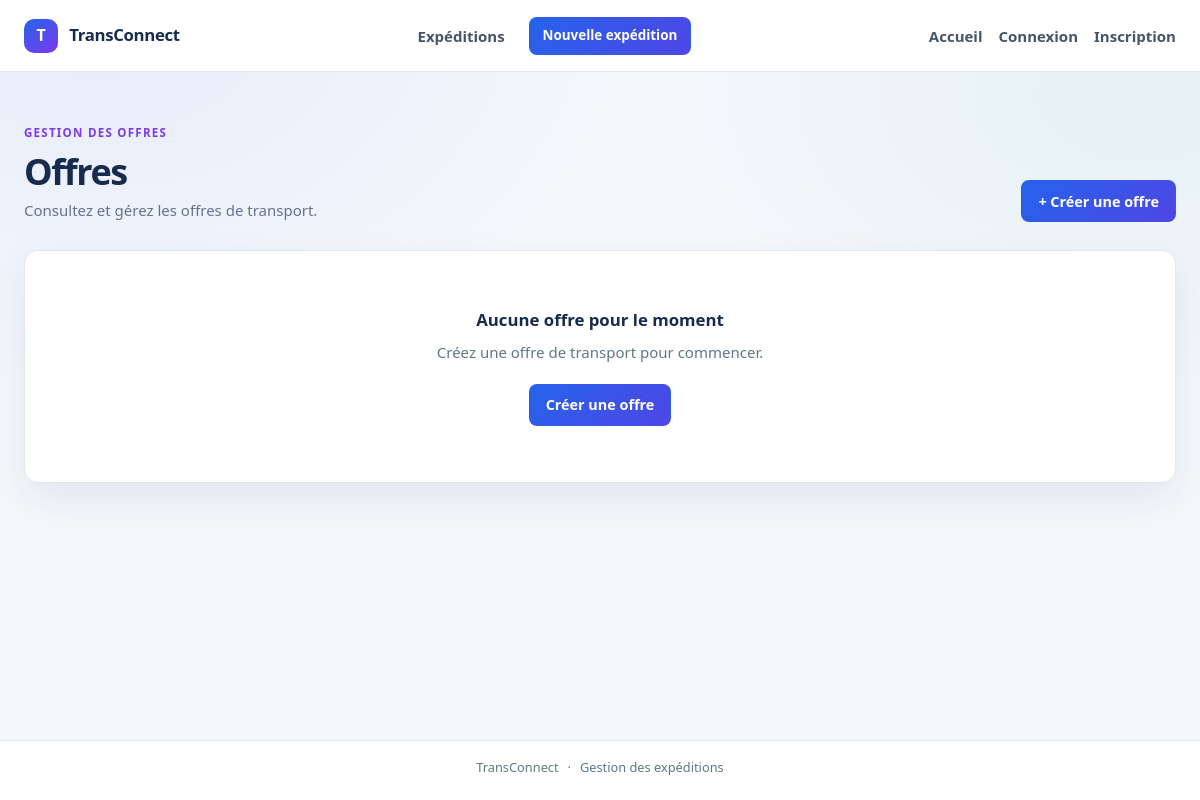
/offres/, run on an earlier commit of the app's database.
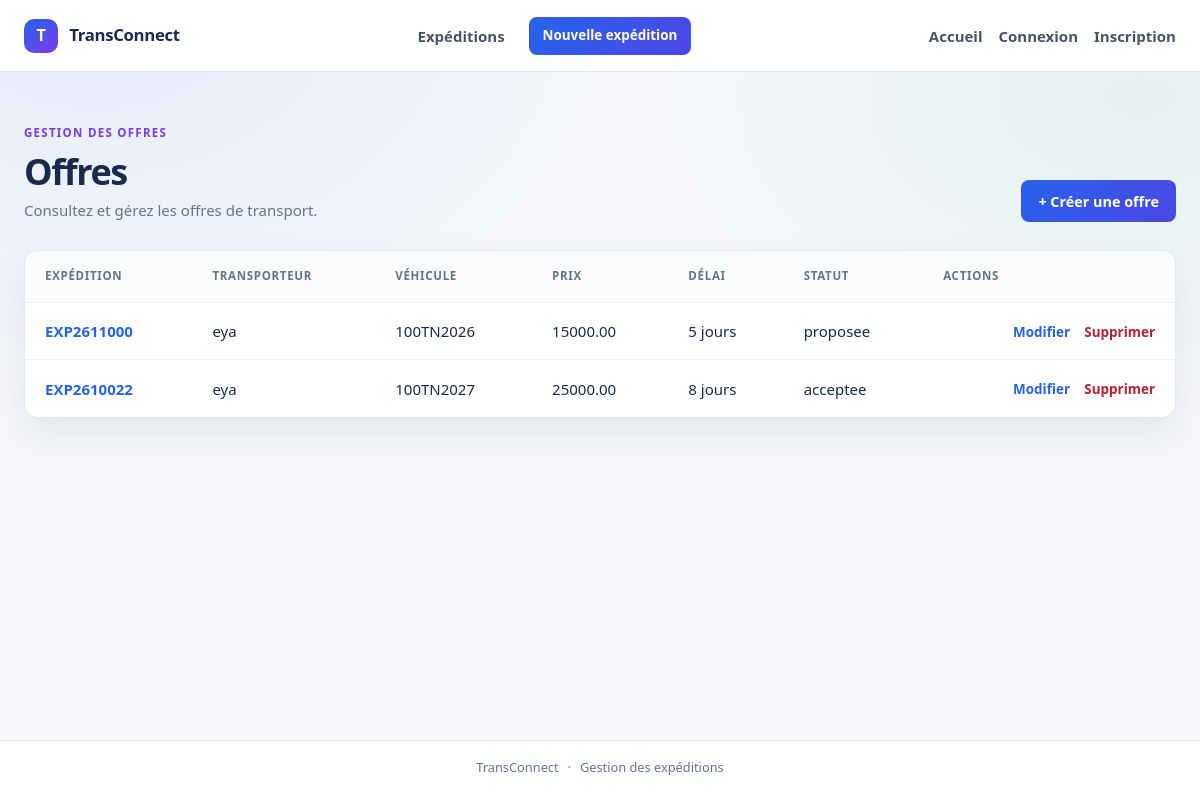
And on a later commit of the database.
### OffreApp/models.py (models this page shows, shortened)
class offre(models.Model):
    prix = models.DecimalField(
        max_digits=10,
        decimal_places=2,
        validators=[MinValueValidator(Decimal('0.1'))]
    )
    delai_jours = models.PositiveIntegerField(validators=[MinValueValidator(1)])
    statut = models.CharField(
        max_length=100,
        choices=[
            ('p', 'proposee'),
            ('a', 'acceptee'),
            ('r', 'refusee'),
            ('re', 'retiree')
        ],
        default='p'
    )
    date_proposition = models.DateTimeField()
    created_at = models.DateTimeField(auto_now_add=True)
    updated_at = models.DateTimeField(auto_now=True)
    entreprise = models.ForeignKey(Entreprise, on_delete=models.CASCADE, related_name='offres')
    expedition = models.ForeignKey(Expedition, on_delete=models.CASCADE, related_name='offres')
    vehicule = models.ForeignKey(Vehicule, on_delete=models.CASCADE, related_name='offres')

### ExpeditionApp/models.py (models this page shows, shortened)
class Expedition(models.Model):
    reference = models.CharField(max_length=50, unique=True)
    ville_depart = models.CharField(max_length=80)
    ville_arrive = models.CharField(max_length=80)
    poids_kg = models.DecimalField(
        max_digits=10,
        decimal_places=2,
        validators=[MinValueValidator(0, "le poids doit etre possitive")],
    )
    date_souhaitee = models.DateTimeField()
    description = models.TextField()
    statut = models.CharField(
        max_length=100,
        choices=[
            ('en_attente', 'En attente'),
            ('publiee', 'Publiee'),
            ('attribuee', 'Attribuée'),
            ('terminee', 'Terminée'),
            ('annulee', 'Annulée'),
        ],
        default='en_attente',
    )
    created_at = models.DateTimeField(auto_now_add=True)
    updated_at = models.DateTimeField(auto_now=True)
    entreprise = models.ForeignKey(Entreprise, on_delete=models.CASCADE, related_name='expeditions')
    def __str__(self):
        return self.reference

### EntrepriseApp/models.py (models this page shows)
class Entreprise(models.Model):
    raison_social = models.CharField(max_length=200, blank=False ,null=False)
    matricule_fiscal =models.CharField(max_length=17 ,unique=True, validators=[matricule_fiscal_validator])
    adresse = models.TextField(validators=[MinLengthValidator(20,"l'adresse ne peut pas avoir moins de 20 char"),MaxLengthValidator(400,"l'adresse ne peut pas depasser les 400 char")])
    type_entreprise=models.CharField(max_length=100,choices=[('c','chargeur'),
    ('t','transporteur')])
    created_at = models.DateTimeField(auto_now_add=True)
    updated_at =models.DateTimeField(auto_now=True)
    gerant= models.OneToOneField(Utilisateur ,on_delete=models.CASCADE,related_name='entreprise')
    def __str__(self):
        return self.raison_social

### VehiculeApp/models.py (models this page shows, shortened)
class Vehicule(models.Model):
    immatriculation = models.CharField(max_length=50, unique=True)
    type_vehicule = models.CharField(
        max_length=100,
        choices=[
            ('camionnette', 'Camionnette / utilitaire léger'),
            ('camion_porteur', 'Camion porteur'),
            ('semi_remorque', 'Semi-remorque'),
            ('fourgon', 'Fourgon'),
        ],
    )
    capacite_kg = models.PositiveIntegerField(
        validators=[MinValueValidator(1, "la valeur doit etre strictement possitive")]
    )
    disponible = models.BooleanField()
    created_at = models.DateTimeField(auto_now_add=True)
    updated_at = models.DateTimeField(auto_now=True)
    entreprise = models.ForeignKey(Entreprise, on_delete=models.CASCADE, related_name='vehicules')
    def __str__(self):
        return self.immatriculation

### OffreApp/views.py (the view)
# urls.py: path("", OffreList.as_view(), name="offre_list"),
class OffreList(ListView):
    model = offre
    template_name = "offre/list.html"
    context_object_name = "offres"

### OffreApp/templates/offre/list.html (shortened to what this page needs)
{% extends "expedition/base.html" %}
{% block content %}
    <div class="page-heading">
        <div>
            <p class="eyebrow">GESTION DES OFFRES</p>
            <h1>Offres</h1>
            <p class="page-subtitle">Consultez et gérez les offres de transport.</p>
        </div>
        <a class="button button-primary" href="{% url 'offre_create' %}">+ Créer une offre</a>
    </div>
    <section class="panel">
        {% if offres %}
            <div class="table-wrap">
                <table class="shipment-table">
                    <thead><tr><th>Expédition</th><th>Transporteur</th><th>Véhicule</th><th>Prix</th><th>Délai</th><th>Statut</th><th>Actions</th></tr></thead>
                    <tbody>
                        {% for offre in offres %}
                            <tr>
                                <td><a class="reference-link" href="{% url 'offre_detail' pk=offre.pk %}">{{ offre.expedition }}</a></td>
                                <td>{{ offre.entreprise }}</td>
                                <td>{{ offre.vehicule }}</td>
                                <td>{{ offre.prix }}</td>
                                <td>{{ offre.delai_jours }} jours</td>
                                <td>{{ offre.get_statut_display }}</td>
                                <td class="table-actions">
                                    <a href="{% url 'offre_update' pk=offre.pk %}">Modifier</a>
                                    <a class="text-danger" href="{% url 'offre_delete' pk=offre.pk %}">Supprimer</a>
                                </td>
                            </tr>
                        {% endfor %}
                    </tbody>
                </table>
            </div>
        {% else %}
            <div class="empty-state">
                <h3>Aucune offre pour le moment</h3>
                <p>Créez une offre de transport pour commencer.</p>
                <a class="button button-primary" href="{% url 'offre_create' %}">Créer une offre</a>
            </div>
        {% endif %}
    </section>
{% endblock %}

### EntrepriseApp/templates/expedition/base.html (shortened to what this page needs)
{% load static %}
<!DOCTYPE html>
<html lang="fr">
<head>
    <link rel="stylesheet" href="{% static 'EntrepriseApp/expedition.css' %}">
</head>
<body>
    <header class="site-header">
        <a class="brand" href="{% url 'listclass' %}" aria-label="TransConnect, accueil">
            <span class="brand-mark" aria-hidden="true">T</span>
            <span>TransConnect</span>
        </a>
        <nav class="site-nav" aria-label="Navigation principale">
            <a href="{% url 'listclass' %}">Expéditions</a>
            <a class="button button-primary button-small" href="{% url 'createclass' %}">Nouvelle expédition</a>
        </nav>
        <nav>
            <li><a href="{% url 'entreprise_list' %}">Accueil</a></li>
            {% if user.is_authenticated %}
            <li>
                <form method="post" action="{% url 'logout' %}">
                    {% csrf_token %}
                    <button type="submit">Déconnexion</button>
                </form>
            </li>
            {% else %}
                <li><a href="{% url 'login' %}">Connexion</a></li>
                <li><a href="{% url 'register' %}">Inscription</a></li>
            {% endif %}
        </nav>
    </header>
    <main class="page-shell">
        {% block content %}{% endblock %}
    </main>
    <footer class="site-footer">TransConnect <span aria-hidden="true">·</span> Gestion des expéditions</footer>
</body>
</html>

### EntrepriseApp/static/EntrepriseApp/expedition.css (style rules this page uses)
:root { color-scheme: light; --ink: #172b4d; --muted: #64748b; --line: #e2e8f0; --surface: #ffffff; --canvas: #f5f7fb; --primary: #2563eb; --primary-dark: #1d4ed8; --teal: #0f9f95; --violet: #7c3aed; --coral: #f9735b; --danger: #b42332; --shadow: 0 16px 38px rgb(23 43 77 / 8%); }
* { box-sizing: border-box; }
body { min-width: 320px; min-height: 100vh; margin: 0; background: radial-gradient(ellipse at 8% 0%, rgb(37 99 235 / 8%), transparent 34rem), radial-gradient(ellipse at 95% 12%, rgb(15 159 149 / 7%), transparent 30rem), var(--canvas); color: var(--ink); font-family: "Segoe UI", Tahoma, Geneva, Verdana, sans-serif; font-size: 15px; line-height: 1.6; }
a { color: var(--primary); }
.site-header { min-height: 72px; padding: 0 max(1.5rem, calc((100% - 1160px) / 2)); display: flex; align-items: center; justify-content: space-between; gap: 1.5rem; background: var(--surface); border-bottom: 1px solid var(--line); }
.brand { display: inline-flex; align-items: center; gap: 0.7rem; color: var(--ink); font-size: 1.05rem; font-weight: 750; letter-spacing: -0.02em; text-decoration: none; }
.brand-mark { width: 34px; height: 34px; display: grid; place-items: center; border-radius: 10px; background: linear-gradient(145deg, var(--primary), var(--violet)); color: #fff; font-size: 1rem; font-weight: 800; }
.site-header > nav:not(.site-nav) { display: flex; align-items: center; gap: 1rem; }
.site-header > nav:not(.site-nav) li { list-style: none; }
.site-header > nav:not(.site-nav) a { color: #475569; font-weight: 600; text-decoration: none; }
.site-nav { display: flex; align-items: center; gap: 1.5rem; }
.site-nav > a:not(.button) { color: #475569; font-weight: 600; text-decoration: none; }
.page-shell { width: min(1160px, calc(100% - 3rem)); min-height: calc(100vh - 132px); margin: 0 auto; padding: 3.25rem 0; }
.page-heading { margin-bottom: 1.75rem; display: flex; align-items: flex-end; justify-content: space-between; gap: 1.5rem; }
.eyebrow { margin: 0 0 0.45rem; color: var(--violet); font-size: 0.72rem; font-weight: 750; letter-spacing: 0.11em; }
h1, h2, h3, p { margin-top: 0; }
h1 { margin-bottom: 0.35rem; color: var(--ink); font-size: clamp(1.8rem, 3vw, 2.25rem); letter-spacing: -0.04em; line-height: 1.2; }
.page-subtitle, .muted { margin-bottom: 0; color: var(--muted); }
.panel { overflow: hidden; border: 1px solid var(--line); border-radius: 14px; background: var(--surface); box-shadow: var(--shadow); }
.table-wrap { overflow-x: auto; }
.shipment-table { width: 100%; min-width: 760px; border-collapse: collapse; text-align: left; }
.shipment-table th, .shipment-table td { padding: 1rem 1.25rem; border-bottom: 1px solid #edf0f5; vertical-align: middle; }
.shipment-table th { background: #fbfcfe; color: #64748b; font-size: 0.72rem; font-weight: 700; letter-spacing: 0.06em; text-transform: uppercase; }
.shipment-table tbody tr:last-child td { border-bottom: 0; }
.reference-link { color: var(--primary); font-weight: 700; text-decoration: none; }
.table-actions { text-align: right; white-space: nowrap; }
.table-actions a { margin-left: 0.65rem; color: var(--primary); font-size: 0.84rem; font-weight: 600; text-decoration: none; }
.table-actions .text-danger { color: var(--danger); }
.button { min-height: 42px; padding: 0.65rem 1rem; display: inline-flex; align-items: center; justify-content: center; gap: 0.4rem; border: 1px solid transparent; border-radius: 8px; cursor: pointer; font: inherit; font-size: 0.9rem; font-weight: 700; line-height: 1.2; text-decoration: none; transition: background-color 0.15s ease, border-color 0.15s ease, transform 0.15s ease; }
.button-primary { background: linear-gradient(135deg, var(--primary), #4f46e5); color: #fff; }
.button-small { min-height: 38px; padding: 0.55rem 0.8rem; font-size: 0.84rem; }
.site-footer { min-height: 60px; padding: 1rem; border-top: 1px solid var(--line); background: var(--surface); color: var(--muted); font-size: 0.8rem; text-align: center; }
.site-footer span { margin: 0 0.35rem; }

What changed in the data, as far as the page shows it:
added offre: expedition "EXP2611000", entreprise "eya", vehicule "100TN2026", prix "15000.00", delai_jours "5", statut "proposee"
added offre: expedition "EXP2610022", entreprise "eya", vehicule "100TN2027", prix "25000.00", delai_jours "8", statut "acceptee"
Also different on the page:
text no longer shown: "Aucune offre pour le moment Créez une offre de transport pour commencer. Créer une offre"
text now shown: "EXPÉDITION TRANSPORTEUR VÉHICULE PRIX DÉLAI STATUT ACTIONS"
